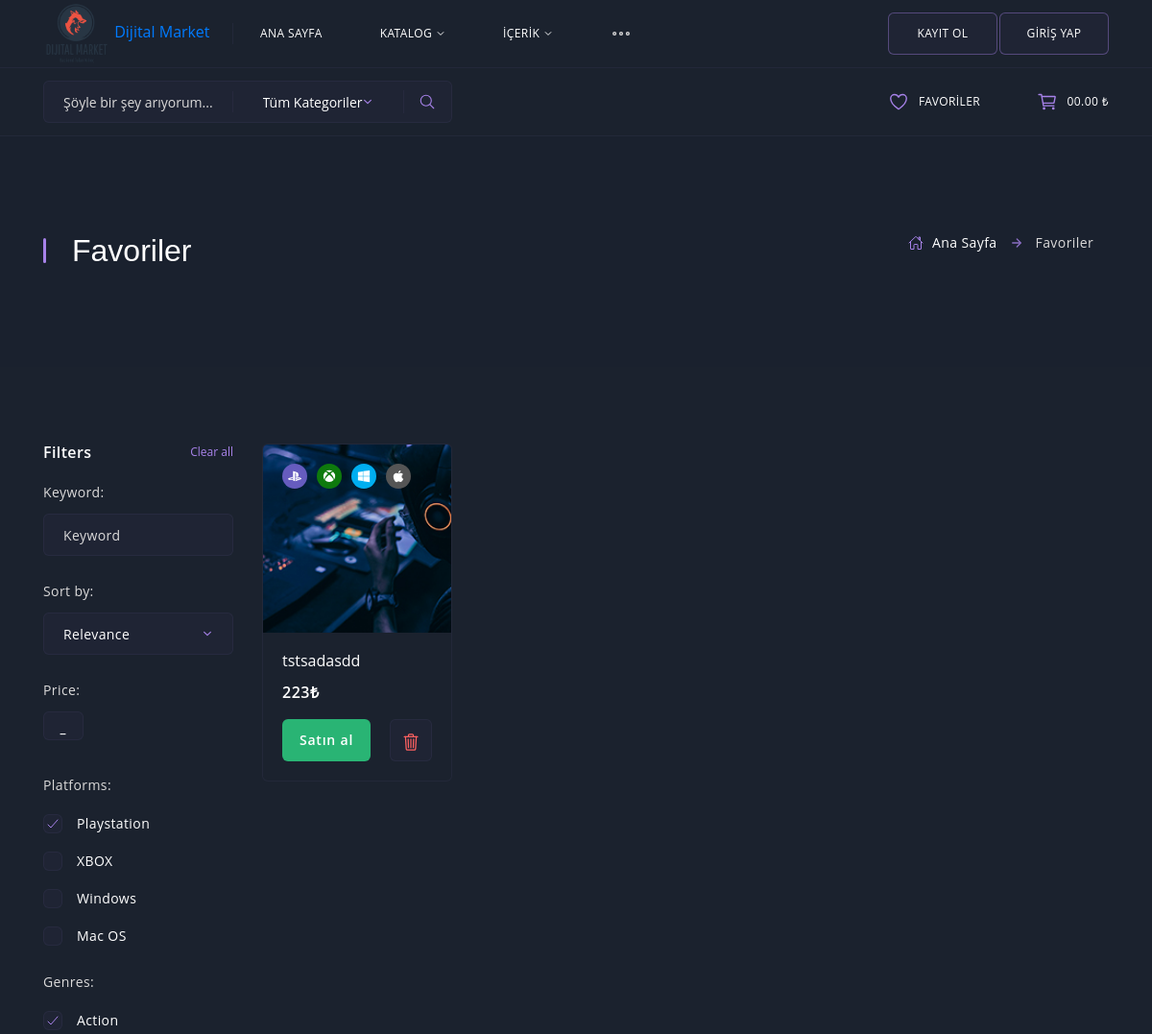
The page /favourites/ (signed in, upper part) on the database as committed earlier.
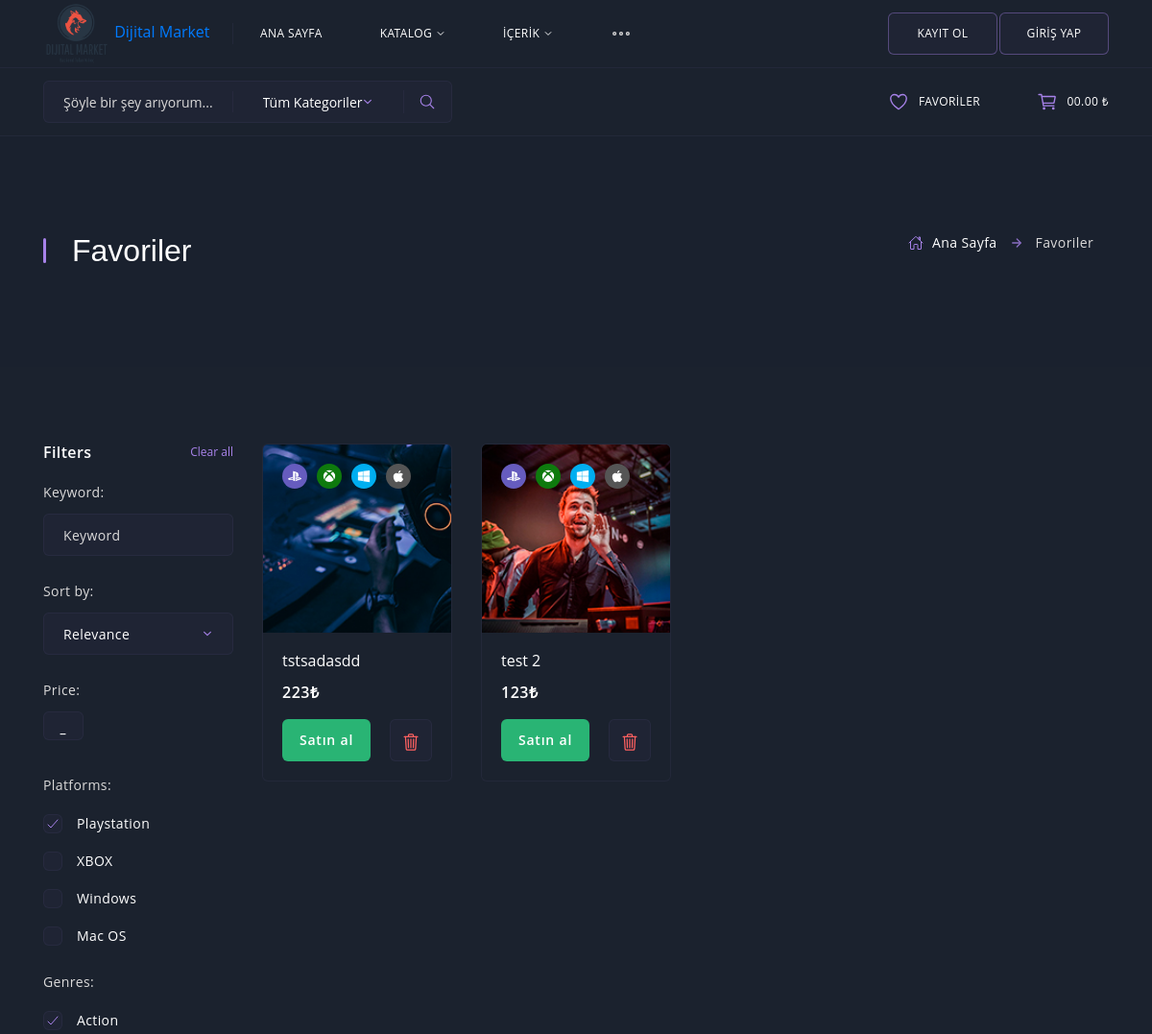
The same page on the database as committed later.
### apps/game/models.py (models this page shows, shortened)
class Game(models.Model):
    user = models.ForeignKey(settings.AUTH_USER_MODEL, on_delete=models.CASCADE, related_name='oyunlar', related_query_name='oyun')
    name = models.CharField(max_length=35)
    price = models.PositiveSmallIntegerField()
    developer = models.CharField(max_length=55)
    description = models.TextField()
    release_date = models.DateField(null=True, blank=True)
    banner = models.ImageField(upload_to=upload_banner)
    requirements_minimum = models.TextField(null=True, blank=True)
    requirements_recommended = models.TextField(null=True, blank=True)
    on_sale = models.BooleanField(default=True)
    pre_order = models.BooleanField(default=False)
    stock = models.PositiveIntegerField()
    genres = models.ManyToManyField(Genre)
    languages = models.ManyToManyField(Language)
    platform = models.ManyToManyField(Platform)
    favourites = models.ManyToManyField(settings.AUTH_USER_MODEL, related_name='favourites', blank=True)
    created_at = models.DateTimeField(auto_now_add=True)
    updated_at = models.DateTimeField(auto_now=True)
    slug = models.SlugField(max_length=255, unique=True)
    manager = GameManager()
    def get_absolute_url(self):
        return reverse('game:detail', kwargs={'slug': self.slug})
    def remove_favourite_url(self):
        return reverse('game:remove-favourite', kwargs={'slug': self.slug})

### apps/game/views.py (the view)
# urls.py: path('favourites/', GameFavoritesView.as_view(), name='favourites'),
class GameFavoritesView(LoginRequiredMixin, ListView):
    template_name = 'base/favourites.html'
    context_object_name = 'game_favourites'
    def get_queryset(self):
        return Game.manager.get_favourited_games(self.request.user.id)

### apps/game/managers.py (called while the page is built)
    def favourited_games(self, id):
        return self.filter(favourites__id=id)

    def get_queryset(self):
        return GameQuerySet(self.model, using=self._db).select_related('user').prefetch_related('genres', 'languages', 'platform', 'favourites').all()

    def get_favourited_games(self, id):
        return self.get_queryset().favourited_games(id)

### templates/base/favourites.html (shortened to what the changed rows need)
{% extends 'layout.html' %}
{% load static %}
{% block content %}
<section class="section section--first section--last section--head" data-bg="">
    <div class="container">
        <div class="row">
            <div class="col-12">
                <div class="section__wrap">
                    <h2 class="section__title">Favoriler</h2>
                </div>
            </div>
        </div>
    </div>
</section>
<section class="section section--last section--catalog">
    <div class="container">
        <div class="row catalog">
            <div class="col-12 col-lg-80">
                <div class="row">
                    {% for game in game_favourites %}
                    <div class="col-12 col-sm-6 col-md-4 col-xl-3">
                        <div class="card card--catalog">
                            <a href="{{ game.get_absolute_url }}" class="card__cover">
                                <img src="{{ game.banner.url }}" alt="">
                            </a>
                            <ul class="card__platforms">
                                <li class="ps"></li>
                                <li class="xb"></li>
                                <li class="wn"></li>
                                <li class="ap"></li>
                            </ul>
                            <div class="card__title">
                                <h3><a href="{{ game.get_absolute_url }}">{{ game.name }}</a></h3>
                                <span>{{ game.price }}₺</span>
                            </div>
                            <div class="card__actions">
                                <button class="card__buy" type="button">Satın al</button>
                                <button class="card__favorite card__favorite--delete" type="button">
                                <a href='{{ game.remove_favourite_url }}'>
                                </a>
                                </button>
                            </div>
                        </div>
                    </div>
                    {% endfor %}
                </div>
            </div>
        </div>
    </div>
</section>
{% endblock content %}

Rows that differ between the two databases and show on the page:
added Game: banner (picture), name "test 2", price "123"
